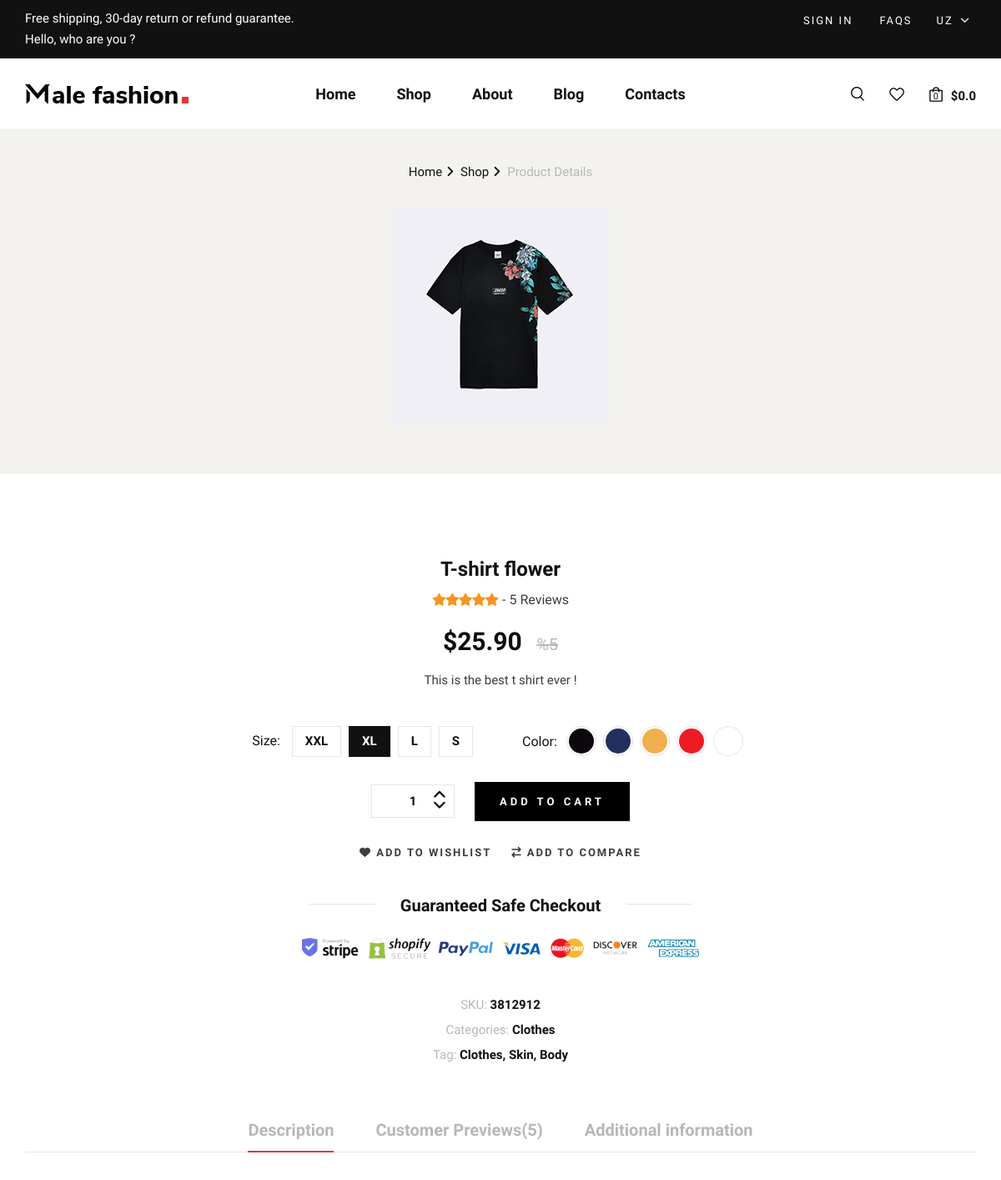
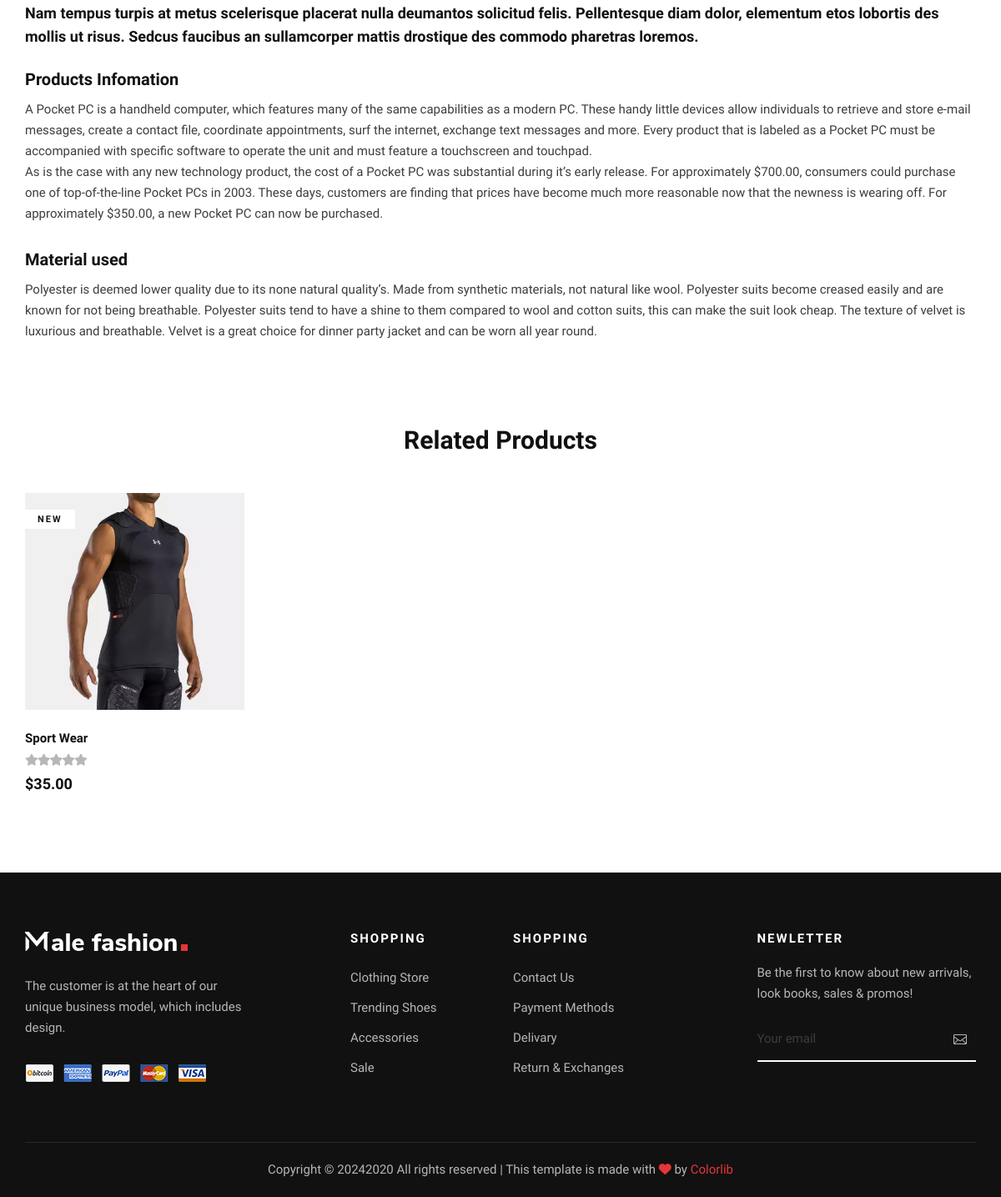
The page /products/1/details/ on the database its author committed (2 pictures, top to bottom).
### products/models.py (models this page shows, shortened)
class ProductModel(models.Model):
    name = models.CharField(max_length=36)
    description = models.TextField()
    price = models.DecimalField(max_digits=8, decimal_places=2)
    image = models.ImageField(upload_to='products/')
    rating = models.PositiveIntegerField(default=1, validators=[rating_value_validate])
    discount = models.PositiveIntegerField(default=0)
    category = models.ForeignKey(CategoryModel, on_delete=models.CASCADE, related_name="products")
    brand = models.ForeignKey(BrandModel, on_delete=models.CASCADE)
    sizes = models.ManyToManyField(SizeModel)
    colors = models.ManyToManyField(ColorModel)
    tags = models.ManyToManyField(TagModel)
    created_at = models.DateTimeField(auto_now_add=True)
    updated_at = models.DateTimeField(auto_now=True)
    class Meta:
        verbose_name = "Product"
        verbose_name_plural = "Products"

### products/views.py (the view)
# urls.py: path('<int:pk>/details/', ShopDetailView.as_view(), name="details"),
class ShopDetailView(DetailView):
    template_name = "shop-details.html"
    model = ProductModel
    context_object_name = "product"
    def get_context_data(self, **kwargs):
        context = super().get_context_data(**kwargs)
        context["related_products"] = ProductModel.objects.filter(
            category__title=self.object.category.title).exclude(pk=self.object.pk)[:4]
        return context

### products/templatetags/my_tags.py (called while the page is built, shortened)
@register.simple_tag
def get_cart_info(request, coupon=None):
    cart = request.session.get("cart", [])
    if not cart:
        return 0, 0.0

### templates/shop-details.html (shortened to what this page needs)
{% extends 'layouts/base.html' %}
{% load static %}
{% load my_tags %}
{% block content %}
    <section class="shop-details">
        <div class="product__details__pic">
            <div class="container">
                <div class="row">
                    <div class="col-lg-12">
                        <div class="product__details__breadcrumb">
                            <a href="./index.html">Home</a>
                            <a href="./shop.html">Shop</a>
                            <span>Product Details</span>
                        </div>
                    </div>
                </div>
                <div class="row">
                    <div class="col-lg-3 col-md-3">
                    </div>
                    <div class="col-lg-6 col-md-9">
                        <div class="tab-content">
                            {% if product.images.all %}
                                {% for product_image in product.images.all %}
                                    <div class="tab-pane {% if forloop.counter == 1 %} active {% endif %}" id="tabs-{{ forloop.counter }}" role="tabpanel">
                                        <div class="product__details__pic__item">
                                            <img src="{{ product_image.image.url }}" alt="">
                                        </div>
                                    </div>
                                {% endfor %}
                                {% else %}
                                    <div class="tab-pane active" id="" role="tabpanel">
                                        <div class="product__details__pic__item">
                                            <img src="{{ product.image.url }}" alt="">
                                        </div>
                                    </div>
                            {% endif %}
                        </div>
                    </div>
                </div>
            </div>
        </div>
        <div class="product__details__content">
            <div class="container">
                <div class="row d-flex justify-content-center">
                    <div class="col-lg-8">
                        <div class="product__details__text">
                            <h4>{{ product.name }}</h4>
                            <div class="rating">
                                <i class="fa fa-star"></i>
                                <i class="fa fa-star"></i>
                                <i class="fa fa-star"></i>
                                <i class="fa fa-star"></i>
                                <i class="fa fa-star-o"></i>
                                <span> - {{ product.rating }} Reviews</span>
                            </div>
                            <h3>${{ product.price }} <span>%{{ product.discount }}</span></h3>
                            <p>{{ product.description }}</p>
                            <div class="product__details__option">
                                <div class="product__details__option__size">
                                    <span>Size:</span>
                                    <label for="xxl">xxl
                                    </label>
                                    <label class="active" for="xl">xl
                                    </label>
                                    <label for="l">l
                                    </label>
                                    <label for="sm">s
                                    </label>
                                </div>
                                <div class="product__details__option__color">
                                    <span>Color:</span>
                                    <label class="c-1" for="sp-1">
                                    </label>
                                    <label class="c-2" for="sp-2">
                                    </label>
                                    <label class="c-3" for="sp-3">
                                    </label>
                                    <label class="c-4" for="sp-4">
                                    </label>
                                    <label class="c-9" for="sp-9">
                                    </label>
                                </div>
                            </div>
                            <div class="product__details__cart__option">
                                <div class="quantity">
                                    <div class="pro-qty">
                                        <input type="text" value="1">
                                    </div>
                                </div>
                                <a href="#" class="primary-btn">add to cart</a>
                            </div>
                            <div class="product__details__btns__option">
                                <a href="#"><i class="fa fa-heart"></i> add to wishlist</a>
                                <a href="#"><i class="fa fa-exchange"></i> Add To Compare</a>
                            </div>
                            <div class="product__details__last__option">
                                <h5><span>Guaranteed Safe Checkout</span></h5>
                                <img src="{% static 'img/shop-details/details-payment.png' %}" alt="">
                                <ul>
                                    <li><span>SKU:</span> 3812912</li>
                                    <li><span>Categories:</span> Clothes</li>
                                    <li><span>Tag:</span> Clothes, Skin, Body</li>
                                </ul>
                            </div>
                        </div>
                    </div>
                </div>
                <div class="row">
                    <div class="col-lg-12">
                        <div class="product__details__tab">
                            <ul class="nav nav-tabs" role="tablist">
                                <li class="nav-item">
                                    <a class="nav-link active" data-toggle="tab" href="#tabs-5"
                                    role="tab">Description</a>
                                </li>
                                <li class="nav-item">
                                    <a class="nav-link" data-toggle="tab" href="#tabs-6" role="tab">Customer
                                    Previews(5)</a>
                                </li>
                                <li class="nav-item">
                                    <a class="nav-link" data-toggle="tab" href="#tabs-7" role="tab">Additional
                                    information</a>
                                </li>
                            </ul>
                            <div class="tab-content">
                                <div class="tab-pane active" id="tabs-5" role="tabpanel">
                                    <div class="product__details__tab__content">
                                        <p class="note">Nam tempus turpis at metus scelerisque placerat nulla deumantos
                                            solicitud felis. Pellentesque diam dolor, elementum etos lobortis des mollis
                                            ut risus. Sedcus faucibus an sullamcorper mattis drostique des commodo
                                        pharetras loremos.</p>
                                        <div class="product__details__tab__content__item">
                                            <h5>Products Infomation</h5>
                                            <p>A Pocket PC is a handheld computer, which features many of the same
                                                capabilities as a modern PC. These handy little devices allow
                                                individuals to retrieve and store e-mail messages, create a contact
                                                file, coordinate appointments, surf the internet, exchange text messages
                                                and more. Every product that is labeled as a Pocket PC must be
                                                accompanied with specific software to operate the unit and must feature
                                            a touchscreen and touchpad.</p>
                                            <p>As is the case with any new technology product, the cost of a Pocket PC
                                                was substantial during it’s early release. For approximately $700.00,
                                                consumers could purchase one of top-of-the-line Pocket PCs in 2003.
                                                These days, customers are finding that prices have become much more
                                                reasonable now that the newness is wearing off. For approximately
                                            $350.00, a new Pocket PC can now be purchased.</p>
                                        </div>
                                        <div class="product__details__tab__content__item">
                                            <h5>Material used</h5>
                                            <p>Polyester is deemed lower quality due to its none natural quality’s. Made
                                                from synthetic materials, not natural like wool. Polyester suits become
                                                creased easily and are known for not being breathable. Polyester suits
                                                tend to have a shine to them compared to wool and cotton suits, this can
                                                make the suit look cheap. The texture of velvet is luxurious and
                                                breathable. Velvet is a great choice for dinner party jacket and can be
                                            worn all year round.</p>
                                        </div>
                                    </div>
                                </div>
                            </div>
                        </div>
                    </div>
                </div>
            </div>
        </div>
    </section>
    <section class="related spad">
        <div class="container">
            <div class="row">
                <div class="col-lg-12">
                    <h3 class="related-title">Related Products</h3>
                </div>
            </div>
            <div class="row">
                {% for related_product in related_products %}
                <div class="col-lg-3 col-md-6 col-sm-6 col-md-6 col-sm-6 mix new-arrivals">
                    <div class="product__item">
                        <div class="product__item__pic set-bg" data-setbg="{{ related_product.image.url }}">
                            <span class="label">New</span>
                        </div>
                        <div class="product__item__text">
                            <h6>{{ related_product.name }}</h6>
                            <div class="rating">
                                <i class="fa fa-star-o"></i>
                                <i class="fa fa-star-o"></i>
                                <i class="fa fa-star-o"></i>
                                <i class="fa fa-star-o"></i>
                                <i class="fa fa-star-o"></i>
                            </div>
                            <h5>${{ related_product.price }}</h5>
                        </div>
                    </div>
                </div>
                {% endfor %}
            </div>
        </div>
    </section>
{% endblock %}

### rows shown on the page
ProductModel: image (picture), name "T-shirt flower", rating "5", price "25.90", discount "5", description "This is the best t shirt ever !"
ProductModel: name "Sport Wear", price "35.00"

### other values the page prints
{{ cart_info.0 }} "0"
{{ cart_info.1 }} "0.0"
